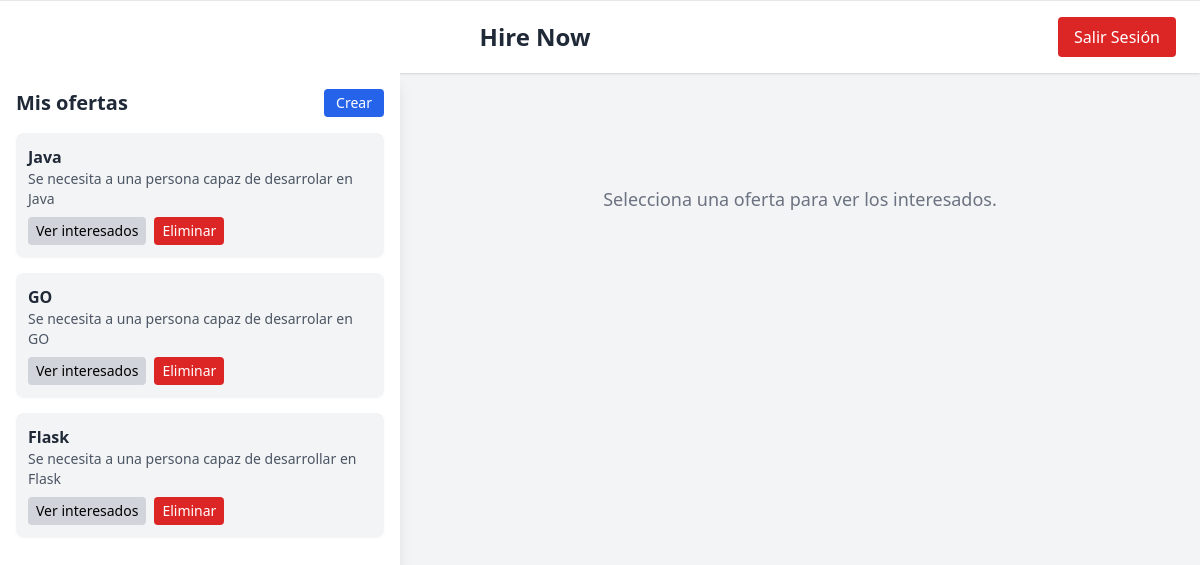
Before: /home_company with the older database file.
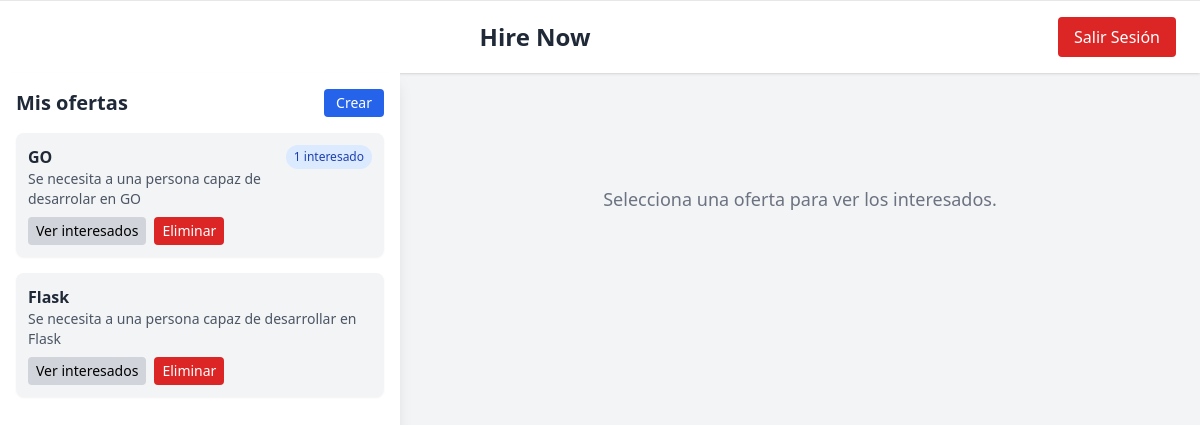
After: the same page with the newer database file.
### models.py (models this page shows)
class Posts(db.Model):
    __tablename__ = 'posts'
    id = db.Column(db.Integer, primary_key=True)
    title = db.Column(db.String(255), nullable=False)
    content = db.Column(db.Text, nullable=False)
    user_id = db.Column(db.Integer, db.ForeignKey('users.id'), nullable=False)
    skills = db.Column(db.Text, nullable=False)
    city = db.Column(db.Text, db.ForeignKey('cities.id'), nullable=False)

### hire_now/routes/company.py (the view)
@company_bp.route('/home_company')
def home():
    cities = Cities.query.all()
    posts = Posts.query.all()
    vacants = Applications.query.filter_by(status='pending').all()
    singled_list = SingledList()
    for vacant in vacants:
        singled_list.add({
            "user_id": vacant.user_id,
            "date": vacant.created_at
        })
    vacants_by_post = defaultdict(int)
    for vacant in vacants:
        vacants_by_post[vacant.post_id] += 1
    return render_template('company/home_empresa.html', cities = cities, posts = posts, vacants = vacants)

### utils/data_structures.py (called while the page is built)
    def add(self, value):
        newNode = Node(value)
        if not self.head:
            self.head = newNode
            self.size +=1
        else:
            temp = self.head
            while temp.next:
                temp = temp.next
            temp.next = newNode
            self.size += 1
        return

### templates/company/home_empresa.html (shortened to what this page needs)
<!DOCTYPE html>
<html lang="es">
<head>
    <script src="https://cdn.tailwindcss.com"></script>
</head>
<body class="bg-gray-100 min-h-screen">
    {% include 'navbar.html' %}
    <div class="flex h-[calc(100vh-72px)]">
        <div class="w-1/3 bg-white shadow-lg p-4 overflow-y-auto">
            <div class="flex justify-between items-center mb-4">
                <h2 class="text-xl font-semibold text-gray-800">Mis ofertas</h2>
                <button onclick="openModal()" class="bg-blue-600 text-white text-sm px-3 py-1 rounded hover:bg-blue-700">
                    Crear
                </button>
            </div>
            {% if posts %}
                <ul class="space-y-4">
                    {% for post in posts %}
                        {% set count = 0 %}
                        <li class="bg-gray-100 p-3 rounded-lg shadow-sm">
                            <div class="flex justify-between items-start">
                                <div class="flex-1">
                                    <h3 class="text-md font-bold text-gray-800">{{ post.title }}</h3>
                                    <p class="text-sm text-gray-600">{{ post.content }}</p>
                                </div>
                                {% if vacants %}
                                    {% set count = namespace(value=0) %}
                                    {% for vacant in vacants %}
                                        {% if vacant.post_id == post.id %}
                                            {% set count.value = count.value + 1 %}
                                        {% endif %}
                                    {% endfor %}
                                    {% if count.value > 0 %}
                                        <span class="text-xs bg-blue-100 text-blue-800 px-2 py-1 rounded-full h-fit">
                                            {{ count.value }} interesado{% if count.value != 1 %}s{% endif %}
                                        </span>
                                    {% endif %}
                                {% endif %}
                            </div>
                            <div class="mt-2 flex flex-wrap gap-2">
                                <button onclick="mostrarInteresados('{{ post.id }}')" class="bg-gray-300 text-sm px-2 py-1 rounded hover:bg-gray-400">
                                    Ver interesados
                                </button>
                                <form method="POST" action="{{ url_for('company_hire.delete_vacant', id=post.id) }}">
                                    <button type="submit" class="bg-red-600 text-white text-sm px-2 py-1 rounded hover:bg-red-700">
                                        Eliminar
                                    </button>
                                </form>
                            </div>
                        </li>
                    {% endfor %}
                </ul>
            {% else %}
                <p class="text-gray-600">Aún no has publicado ninguna oferta.</p>
            {% endif %}
        </div>
        <div class="flex-1 p-8 overflow-y-auto" id="detalle-oferta">
            <div class="text-gray-500 text-center mt-20">
                <p class="text-lg">Selecciona una oferta para ver los interesados.</p>
            </div>
        </div>
    </div>
</body>
</html>

### templates/navbar.html (shortened to what this page needs)
<nav class="bg-white shadow px-6 py-4 flex items-center justify-between border-t border-gray-200">
    <div class="flex-1 text-center">
        <h1 class="text-2xl font-bold text-gray-800">Hire Now</h1>
    </div>
    <div class="flex items-center space-x-3">
        <a href="{{ url_for('users.logout') }}" class="bg-red-600 text-white px-4 py-2 rounded hover:bg-red-700 transition duration-200">Salir Sesión</a>
    </div>
</nav>

Changed rows visible on the page:
removed Posts: title "Java", content "Se necesita a una persona capaz de desarrolar en Java"
shown differently, row unchanged: Posts "GO": value (not shown) → "1"
